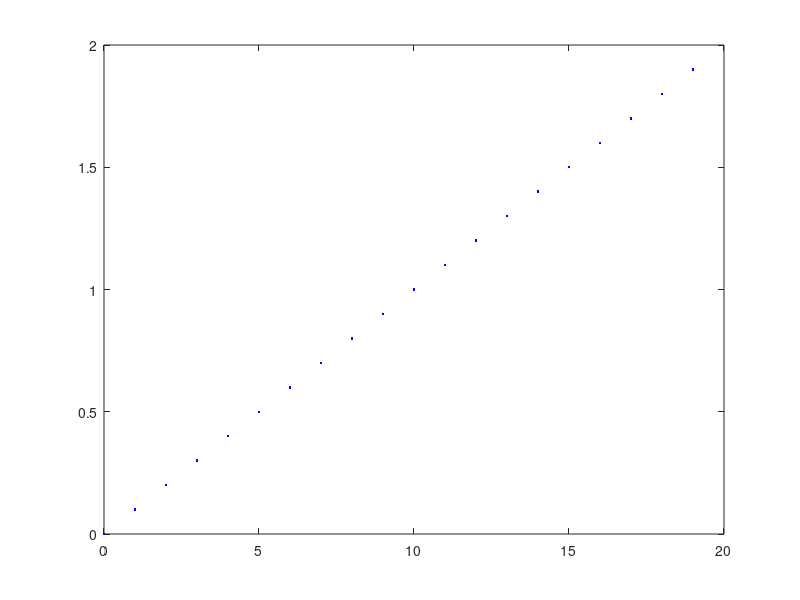
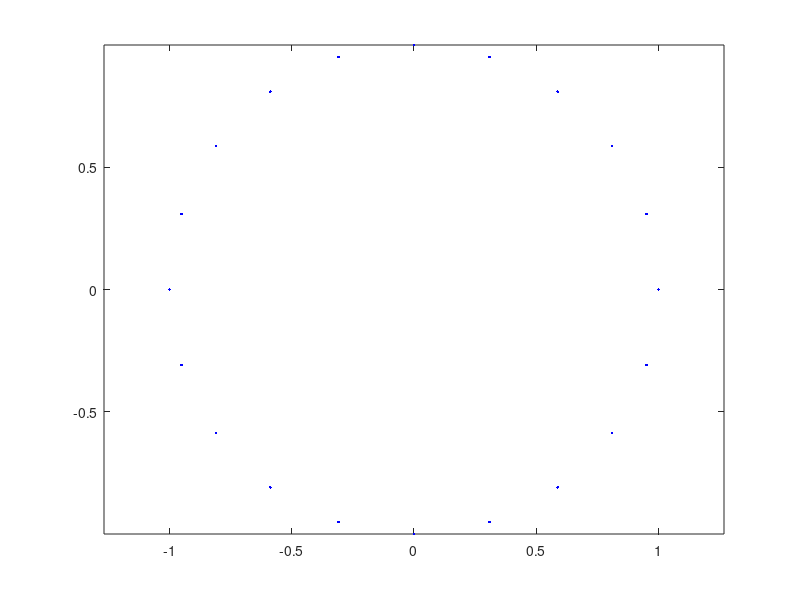

Here is the MATLAB script that generated these plots, in order:
clear all;
close all;

B=10;
m=1;

for j1=0:2*B-1
    alpha_j1(j1+1)=j1*pi/B;
    y(j1+1)=exp(-j*m*alpha_j1(j1+1));
end

figure;
plot(0:2*B-1,alpha_j1/pi,'b.');

figure;
plot(y,'b.');
axis equal;
sum(y)

m=0;
for j1=0:2*B-1
    alpha_j1(j1+1)=j1*pi/B;
    y(j1+1)=cos(m*alpha_j1(j1+1));
end
sum(y)
